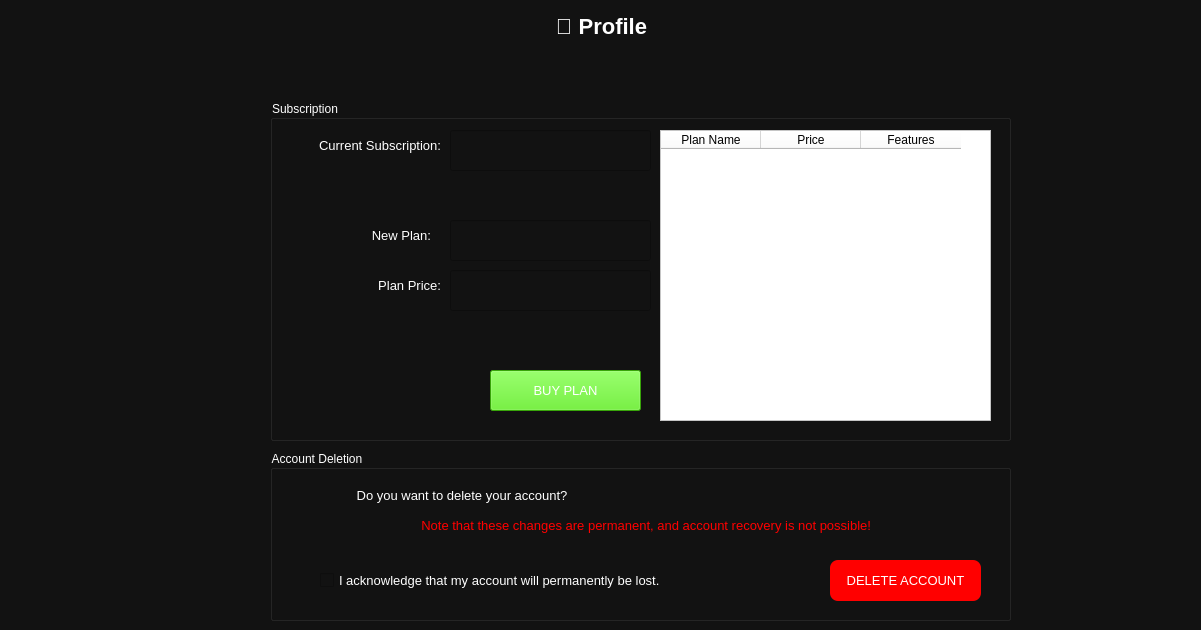
      <widget class="QWidget" name="profilePage">
       <property name="styleSheet">
        <string notr="true">background-color: #121212; color: #fff;</string>
       </property>
       <widget class="QLabel" name="profileTitle">
        <property name="geometry">
         <rect>
          <x>11</x>
          <y>11</y>
          <width>1181</width>
          <height>30</height>
         </rect>
        </property>
        <property name="styleSheet">
         <string notr="true">font-size:22px; font-weight:bold;</string>
        </property>
        <property name="text">
         <string>👤 Profile</string>
        </property>
        <property name="alignment">
         <set>Qt::AlignCenter</set>
        </property>
       </widget>
       <widget class="QGroupBox" name="groupBox_18">
        <property name="geometry">
         <rect>
          <x>270</x>
          <y>450</y>
          <width>741</width>
          <height>171</height>
         </rect>
        </property>
        <property name="title">
         <string>Account Deletion</string>
        </property>
        <widget class="QLabel" name="label_67">
         <property name="geometry">
          <rect>
           <x>10</x>
           <y>30</y>
           <width>291</width>
           <height>31</height>
          </rect>
         </property>
         <property name="font">
          <font>
           <pointsize>10</pointsize>
          </font>
         </property>
         <property name="layoutDirection">
          <enum>Qt::LeftToRight</enum>
         </property>
         <property name="text">
          <string>Do you want to delete your account? </string>
         </property>
         <property name="alignment">
          <set>Qt::AlignRight|Qt::AlignTrailing|Qt::AlignVCenter</set>
         </property>
        </widget>
        <widget class="QLabel" name="label_68">
         <property name="geometry">
          <rect>
           <x>10</x>
           <y>60</y>
           <width>591</width>
           <height>31</height>
          </rect>
         </property>
         <property name="font">
          <font>
           <pointsize>10</pointsize>
          </font>
         </property>
         <property name="layoutDirection">
          <enum>Qt::LeftToRight</enum>
         </property>
         <property name="styleSheet">
          <string notr="true">color: rgb(255, 0, 0);</string>
         </property>
         <property name="text">
          <string>Note that these changes are permanent, and account recovery is not possible!</string>
         </property>
         <property name="alignment">
          <set>Qt::AlignRight|Qt::AlignTrailing|Qt::AlignVCenter</set>
         </property>
        </widget>
        <widget class="QCheckBox" name="checkBox">
         <property name="geometry">
          <rect>
           <x>50</x>
           <y>120</y>
           <width>451</width>
           <height>20</height>
          </rect>
         </property>
         <property name="font">
          <font>
           <pointsize>10</pointsize>
          </font>
         </property>
         <property name="text">
          <string>I acknowledge that my account will permanently be lost.</string>
         </property>
        </widget>
        <widget class="QPushButton" name="S_ReportBtn_2">
         <property name="geometry">
          <rect>
           <x>560</x>
           <y>110</y>
           <width>151</width>
           <height>41</height>
          </rect>
         </property>
         <property name="font">
          <font>
           <pointsize>10</pointsize>
          </font>
         </property>
         <property name="styleSheet">
          <string notr="true">
background-color: rgb(255, 0, 0);
border-radius: 8px;</string>
         </property>
         <property name="text">
          <string>DELETE ACCOUNT</string>
         </property>
         <property name="checkable">
          <bool>true</bool>
         </property>
        </widget>
       </widget>
       <widget class="QGroupBox" name="groupBox_19">
        <property name="geometry">
         <rect>
          <x>270</x>
          <y>100</y>
          <width>741</width>
          <height>341</height>
         </rect>
        </property>
        <property name="title">
         <string>Subscription</string>
        </property>
        <widget class="QLabel" name="label_71">
         <property name="geometry">
          <rect>
           <x>10</x>
           <y>30</y>
           <width>161</width>
           <height>31</height>
          </rect>
         </property>
         <property name="font">
          <font>
           <pointsize>10</pointsize>
          </font>
         </property>
         <property name="layoutDirection">
          <enum>Qt::LeftToRight</enum>
         </property>
         <property name="text">
          <string>Current Subscription:</string>
         </property>
         <property name="alignment">
          <set>Qt::AlignRight|Qt::AlignTrailing|Qt::AlignVCenter</set>
         </property>
        </widget>
        <widget class="QLineEdit" name="P_Subscription">
         <property name="geometry">
          <rect>
           <x>180</x>
           <y>30</y>
           <width>201</width>
           <height>41</height>
          </rect>
         </property>
         <property name="font">
          <font>
           <pointsize>10</pointsize>
          </font>
         </property>
         <property name="readOnly">
          <bool>true</bool>
         </property>
        </widget>
        <widget class="QTableWidget" name="tableWidget">
         <property name="geometry">
          <rect>
           <x>390</x>
           <y>30</y>
           <width>331</width>
           <height>291</height>
          </rect>
         </property>
         <property name="styleSheet">
          <string notr="true">background-color:#FFFFFF ; color: #000000;</string>
         </property>
         <property name="editTriggers">
          <set>QAbstractItemView::NoEditTriggers</set>
         </property>
         <property name="verticalScrollMode">
          <enum>QAbstractItemView::ScrollPerPixel</enum>
         </property>
         <property name="horizontalScrollMode">
          <enum>QAbstractItemView::ScrollPerPixel</enum>
         </property>
         <column>
          <property name="text">
           <string>Plan Name</string>
          </property>
         </column>
         <column>
          <property name="text">
           <string>Price</string>
          </property>
         </column>
         <column>
          <property name="text">
           <string>Features</string>
          </property>
         </column>
        </widget>
        <widget class="QLineEdit" name="P_PlanName">
         <property name="geometry">
          <rect>
           <x>180</x>
           <y>120</y>
           <width>201</width>
           <height>41</height>
          </rect>
         </property>
         <property name="font">
          <font>
           <pointsize>10</pointsize>
          </font>
         </property>
         <property name="text">
          <string/>
         </property>
         <property name="readOnly">
          <bool>true</bool>
         </property>
        </widget>
        <widget class="QLineEdit" name="P_Price">
         <property name="geometry">
          <rect>
           <x>180</x>
           <y>170</y>
           <width>201</width>
           <height>41</height>
          </rect>
         </property>
         <property name="font">
          <font>
           <pointsize>10</pointsize>
          </font>
         </property>
         <property name="text">
          <string/>
         </property>
         <property name="readOnly">
          <bool>true</bool>
         </property>
        </widget>
        <widget class="QLabel" name="label_73">
         <property name="geometry">
          <rect>
           <x>80</x>
           <y>120</y>
           <width>81</width>
           <height>31</height>
          </rect>
         </property>
         <property name="font">
          <font>
           <pointsize>10</pointsize>
          </font>
         </property>
         <property name="layoutDirection">
          <enum>Qt::LeftToRight</enum>
         </property>
         <property name="text">
          <string>New Plan:</string>
         </property>
         <property name="alignment">
          <set>Qt::AlignRight|Qt::AlignTrailing|Qt::AlignVCenter</set>
         </property>
        </widget>
        <widget class="QLabel" name="label_74">
         <property name="geometry">
          <rect>
           <x>60</x>
           <y>170</y>
           <width>111</width>
           <height>31</height>
          </rect>
         </property>
         <property name="font">
          <font>
           <pointsize>10</pointsize>
          </font>
         </property>
         <property name="layoutDirection">
          <enum>Qt::LeftToRight</enum>
         </property>
         <property name="text">
          <string>Plan Price:</string>
         </property>
         <property name="alignment">
          <set>Qt::AlignRight|Qt::AlignTrailing|Qt::AlignVCenter</set>
         </property>
        </widget>
        <widget class="QPushButton" name="P_BuyPlanBtn">
         <property name="geometry">
          <rect>
           <x>220</x>
           <y>270</y>
           <width>151</width>
           <height>41</height>
          </rect>
         </property>
         <property name="font">
          <font>
           <pointsize>10</pointsize>
          </font>
         </property>
         <property name="styleSheet">
          <string notr="true">
background-color: rgb(78, 230, 13);</string>
         </property>
         <property name="text">
          <string>BUY PLAN</string>
         </property>
         <property name="checkable">
          <bool>true</bool>
         </property>
        </widget>
       </widget>
      </widget>
